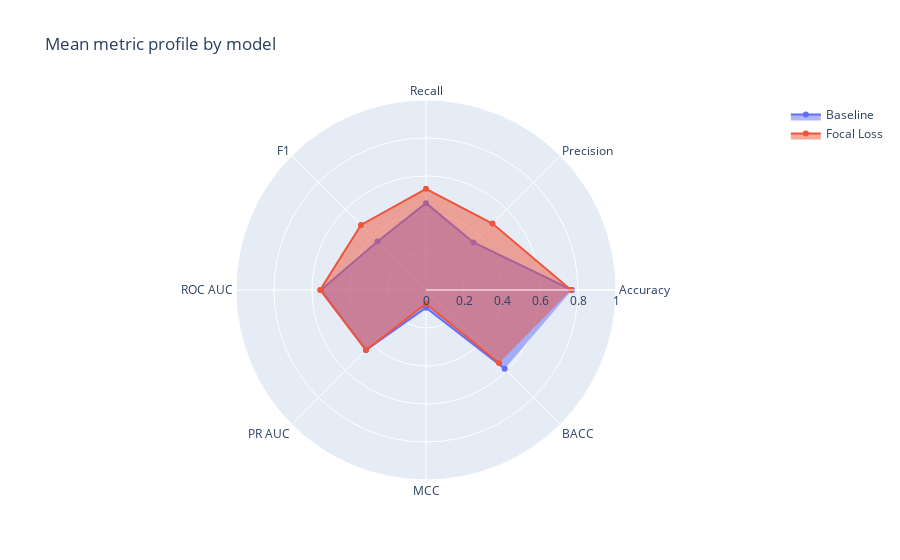

Notebook code for this chart:
### Markdown cell above
#### 7.1.3 Radar Plot of Mean Metrics

A radar (spider) plot is used to visualize the average profile of all metrics for both models in a single figure.

### Code cell
import plotly.graph_objects as go

mean_base = res_df[metrics].mean()
mean_focal = res_df_focal[metrics].mean()

fig = go.Figure()
fig.add_trace(go.Scatterpolar(r=mean_base, theta=metrics, fill='toself', name='Baseline'))
fig.add_trace(go.Scatterpolar(r=mean_focal, theta=metrics, fill='toself', name='Focal Loss'))
fig.update_layout(
    polar=dict(radialaxis=dict(visible=True, range=[0, 1])),
    title="Mean metric profile by model",
    showlegend=True
)
fig.show()

### Figure 1 — Plotly figure (JSON) as saved in the notebook; plotly's stock layout.template omitted (floating-point values rounded to 4 significant figures)
{"data": [{"fill": "toself", "name": "Baseline", "r": [0.7685, 0.3538, 0.4571, 0.3606, 0.5527, 0.4469, 0.09367, 0.5854], "theta": ["Accuracy", "Precision", "Recall", "F1", "ROC AUC", "PR AUC", "MCC", "BACC"], "type": "scatterpolar"}, {"fill": "toself", "name": "Focal Loss", "r": [0.7635, 0.4948, 0.5326, 0.4841, 0.557, 0.4464, 0.07233, 0.5436], "theta": ["Accuracy", "Precision", "Recall", "F1", "ROC AUC", "PR AUC", "MCC", "BACC"], "type": "scatterpolar"}], "layout": {"polar": {"radialaxis": {"range": [0, 1], "visible": true}}, "showlegend": true, "title": {"text": "Mean metric profile by model"}}}
